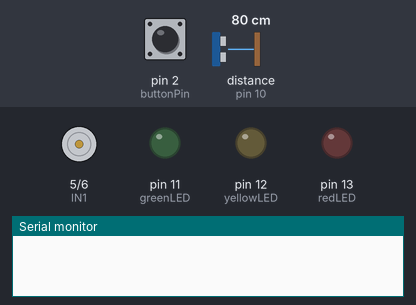
Bench run of a sketch on a simulated Arduino Uno, built with avr-gcc and run on an emulated ATmega328P. Shown: motor-driver pin pairs drawn as motors (green arrow = first pin HIGH = forward, orange = second pin HIGH = backward, longer = more drive, scaled by the enable pin), output pins drawn as LEDs (lit = HIGH), the last lines printed to the serial monitor. Inputs (shaded band) come from the test bench; at power-on: pin 2 (buttonPin) HIGH, distance to the obstacle (sensor on pin 10) 80 cm. The echo pulse lasts 58.3 µs per cm; pins used as bus, display or sensor lines are not drawn.

Above: at 1.2 s.
1.3 s: pin 2 (buttonPin) pulled LOW for 0.15 s
At 1.4 s:
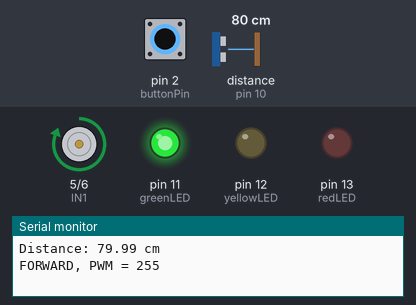
3.0 s: pin 2 (buttonPin) pulled LOW for 3.2 s
At 6.9 s:
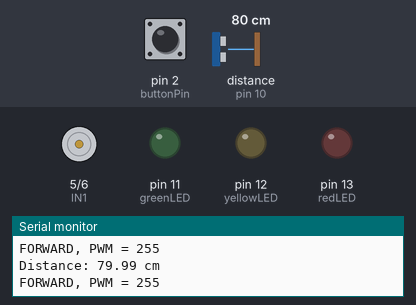
Timing chart, 0 to 8.4 s (numbered marks = the images above; inputs shaded):
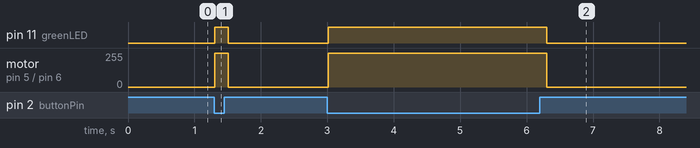

The sketch:

sketch.ino
```cpp
const int trigPin = 9;
const int echoPin = 10;
const int buttonPin = 2;

const int redLED = 13;
const int yellowLED = 12;
const int greenLED = 11;

const int IN1 = 5;
const int IN2 = 6;
const int ENA = 3;

void stopMotor() {
  digitalWrite(IN1, LOW);
  digitalWrite(IN2, LOW);
  analogWrite(ENA, 0);
}

void forwardMotor(int speed) {
  digitalWrite(IN1, HIGH);
  digitalWrite(IN2, LOW);
  analogWrite(ENA, speed);
}

void ledsOff() {
  digitalWrite(redLED, LOW);
  digitalWrite(yellowLED, LOW);
  digitalWrite(greenLED, LOW);
}

void setup() {
  Serial.begin(9600);

  pinMode(trigPin, OUTPUT);
  pinMode(echoPin, INPUT);
  pinMode(buttonPin, INPUT_PULLUP);

  pinMode(redLED, OUTPUT);
  pinMode(yellowLED, OUTPUT);
  pinMode(greenLED, OUTPUT);

  pinMode(IN1, OUTPUT);
  pinMode(IN2, OUTPUT);
  pinMode(ENA, OUTPUT);

  stopMotor();
  ledsOff();
}

void loop() {
  // Кнопка не нажата
  if (digitalRead(buttonPin) == HIGH) {
    stopMotor();
    ledsOff();
    delay(100);
    return;
  }

  // Измерение расстояния
  digitalWrite(trigPin, LOW);
  delayMicroseconds(2);
  digitalWrite(trigPin, HIGH);
  delayMicroseconds(10);
  digitalWrite(trigPin, LOW);

  unsigned long duration = pulseIn(echoPin, HIGH, 30000);

  // Нет ответа от датчика
  if (duration == 0) {
    stopMotor();
    ledsOff();
    Serial.println("Sensor timeout");
    delay(200);
    return;
  }

  float distance = duration * 0.0343 / 2.0;

  Serial.print("Distance: ");
  Serial.print(distance);
  Serial.println(" cm");

  ledsOff();

  if (distance < 20) {
    digitalWrite(redLED, HIGH);
    stopMotor();
    Serial.println("STOP, PWM = 0");
  }
  else if (distance <= 50) {
    digitalWrite(yellowLED, HIGH);
    forwardMotor(120);
    Serial.println("FORWARD, PWM = 120");
  }
  else {
    digitalWrite(greenLED, HIGH);
    forwardMotor(255);
    Serial.println("FORWARD, PWM = 255");
  }

  delay(200);
}
```

Measured:
- after the input at 1.3 s, pin 11 (greenLED): LOW → HIGH at once, → LOW 0.20 s later; motor on pin 5 (IN1) / pin 6 (IN2): stopped → forward 255/255 at once, → stopped 0.20 s later
- after the input at 3.0 s, pin 11 (greenLED): LOW → HIGH at once, → LOW 3.3 s later; motor on pin 5 (IN1) / pin 6 (IN2): stopped → forward 255/255 at once, → stopped 3.3 s later
